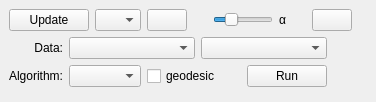
  <widget class="QDockWidget" name="bandDock">
   <property name="enabled">
    <bool>true</bool>
   </property>
   <property name="sizePolicy">
    <sizepolicy hsizetype="Expanding" vsizetype="Expanding">
     <horstretch>1</horstretch>
     <verstretch>1</verstretch>
    </sizepolicy>
   </property>
   <property name="features">
    <set>QDockWidget::AllDockWidgetFeatures</set>
   </property>
   <property name="allowedAreas">
    <set>Qt::LeftDockWidgetArea|Qt::RightDockWidgetArea</set>
   </property>
   <property name="windowTitle">
    <string>Image Band</string>
   </property>
   <attribute name="dockWidgetArea">
    <number>2</number>
   </attribute>
   <widget class="QWidget" name="bandLayout">
    <layout class="QVBoxLayout" name="verticalLayout">
     <item>
      <layout class="QHBoxLayout" name="horizontalLayout">
       <item>
        <widget class="QPushButton" name="applyButton">
         <property name="toolTip">
          <string>update viewports to reflect labeling changes</string>
         </property>
         <property name="text">
          <string>Update</string>
         </property>
         <property name="icon">
          <iconset resource="gerbil.qrc">
           <normaloff>:/toolbar/left</normaloff>:/toolbar/left</iconset>
         </property>
         <property name="iconSize">
          <size>
           <width>16</width>
           <height>16</height>
          </size>
         </property>
        </widget>
       </item>
       <item>
        <widget class="QComboBox" name="markerSelector">
         <property name="toolTip">
          <string>label to edit</string>
         </property>
         <property name="sizeAdjustPolicy">
          <enum>QComboBox::AdjustToMinimumContentsLength</enum>
         </property>
         <property name="minimumContentsLength">
          <number>2</number>
         </property>
        </widget>
       </item>
       <item>
        <widget class="QPushButton" name="clearButton">
         <property name="toolTip">
          <string>clear current label or seeds</string>
         </property>
         <property name="icon">
          <iconset resource="gerbil.qrc">
           <normaloff>:/toolbar/clear</normaloff>:/toolbar/clear</iconset>
         </property>
         <property name="iconSize">
          <size>
           <width>16</width>
           <height>16</height>
          </size>
         </property>
        </widget>
       </item>
       <item>
        <spacer name="horizontalSpacer_3">
         <property name="orientation">
          <enum>Qt::Horizontal</enum>
         </property>
         <property name="sizeType">
          <enum>QSizePolicy::Minimum</enum>
         </property>
         <property name="sizeHint" stdset="0">
          <size>
           <width>20</width>
           <height>20</height>
          </size>
         </property>
        </spacer>
       </item>
       <item>
        <widget class="QSlider" name="alphaSlider">
         <property name="maximumSize">
          <size>
           <width>60</width>
           <height>16777215</height>
          </size>
         </property>
         <property name="toolTip">
          <string>labeling opacity</string>
         </property>
         <property name="maximum">
          <number>255</number>
         </property>
         <property name="singleStep">
          <number>3</number>
         </property>
         <property name="pageStep">
          <number>25</number>
         </property>
         <property name="value">
          <number>63</number>
         </property>
         <property name="orientation">
          <enum>Qt::Horizontal</enum>
         </property>
        </widget>
       </item>
       <item>
        <widget class="QLabel" name="label_4">
         <property name="toolTip">
          <string>labeling opacity</string>
         </property>
         <property name="text">
          <string>α</string>
         </property>
        </widget>
       </item>
       <item>
        <spacer name="horizontalSpacer_11">
         <property name="orientation">
          <enum>Qt::Horizontal</enum>
         </property>
         <property name="sizeType">
          <enum>QSizePolicy::Minimum</enum>
         </property>
         <property name="sizeHint" stdset="0">
          <size>
           <width>20</width>
           <height>20</height>
          </size>
         </property>
        </spacer>
       </item>
       <item>
        <widget class="QPushButton" name="graphsegButton">
         <property name="toolTip">
          <string>graph-cut segmentation</string>
         </property>
         <property name="text">
          <string/>
         </property>
         <property name="icon">
          <iconset resource="gerbil.qrc">
           <normaloff>:/toolbar/cut</normaloff>:/toolbar/cut</iconset>
         </property>
         <property name="iconSize">
          <size>
           <width>16</width>
           <height>16</height>
          </size>
         </property>
         <property name="checkable">
          <bool>true</bool>
         </property>
        </widget>
       </item>
       <item>
        <spacer name="horizontalSpacer_2">
         <property name="orientation">
          <enum>Qt::Horizontal</enum>
         </property>
         <property name="sizeHint" stdset="0">
          <size>
           <width>0</width>
           <height>0</height>
          </size>
         </property>
        </spacer>
       </item>
      </layout>
     </item>
     <item>
      <widget class="QWidget" name="graphsegWidget" native="true">
       <property name="enabled">
        <bool>true</bool>
       </property>
       <property name="sizePolicy">
        <sizepolicy hsizetype="Preferred" vsizetype="Maximum">
         <horstretch>0</horstretch>
         <verstretch>0</verstretch>
        </sizepolicy>
       </property>
       <layout class="QGridLayout" name="gridLayout_4">
        <property name="margin">
         <number>0</number>
        </property>
        <item row="0" column="1">
         <layout class="QHBoxLayout" name="horizontalLayout_2">
          <item>
           <widget class="QComboBox" name="graphsegSourceBox">
            <property name="toolTip">
             <string>segmentation data source</string>
            </property>
           </widget>
          </item>
          <item>
           <widget class="QComboBox" name="graphsegSimilarityBox"/>
          </item>
         </layout>
        </item>
        <item row="5" column="1">
         <layout class="QHBoxLayout" name="horizontalLayout_4">
          <item>
           <widget class="QComboBox" name="graphsegAlgoBox">
            <property name="toolTip">
             <string>segmentation algorithm</string>
            </property>
           </widget>
          </item>
          <item>
           <widget class="QCheckBox" name="graphsegGeodCheck">
            <property name="toolTip">
             <string>use geodesic weights</string>
            </property>
            <property name="text">
             <string>geodesic</string>
            </property>
           </widget>
          </item>
          <item>
           <spacer name="horizontalSpacer_4">
            <property name="orientation">
             <enum>Qt::Horizontal</enum>
            </property>
            <property name="sizeType">
             <enum>QSizePolicy::Minimum</enum>
            </property>
            <property name="sizeHint" stdset="0">
             <size>
              <width>20</width>
              <height>20</height>
             </size>
            </property>
           </spacer>
          </item>
          <item>
           <widget class="QPushButton" name="graphsegGoButton">
            <property name="toolTip">
             <string>run segmentation</string>
            </property>
            <property name="text">
             <string>Run</string>
            </property>
            <property name="icon">
             <iconset resource="gerbil.qrc">
              <normaloff>:/toolbar/run</normaloff>:/toolbar/run</iconset>
            </property>
            <property name="iconSize">
             <size>
              <width>16</width>
              <height>16</height>
             </size>
            </property>
           </widget>
          </item>
         </layout>
        </item>
        <item row="0" column="2">
         <spacer name="horizontalSpacer_5">
          <property name="orientation">
           <enum>Qt::Horizontal</enum>
          </property>
          <property name="sizeHint" stdset="0">
           <size>
            <width>40</width>
            <height>20</height>
           </size>
          </property>
         </spacer>
        </item>
        <item row="5" column="0">
         <widget class="QLabel" name="label_22">
          <property name="text">
           <string>Algorithm:</string>
          </property>
          <property name="alignment">
           <set>Qt::AlignRight|Qt::AlignTrailing|Qt::AlignVCenter</set>
          </property>
         </widget>
        </item>
        <item row="0" column="0">
         <widget class="QLabel" name="label_10">
          <property name="text">
           <string>Data:</string>
          </property>
          <property name="alignment">
           <set>Qt::AlignRight|Qt::AlignTrailing|Qt::AlignVCenter</set>
          </property>
         </widget>
        </item>
       </layout>
      </widget>
     </item>
     <item>
      <widget class="BandView" name="bandView" native="true">
       <property name="mouseTracking">
        <bool>true</bool>
       </property>
      </widget>
     </item>
    </layout>
   </widget>
  </widget>
